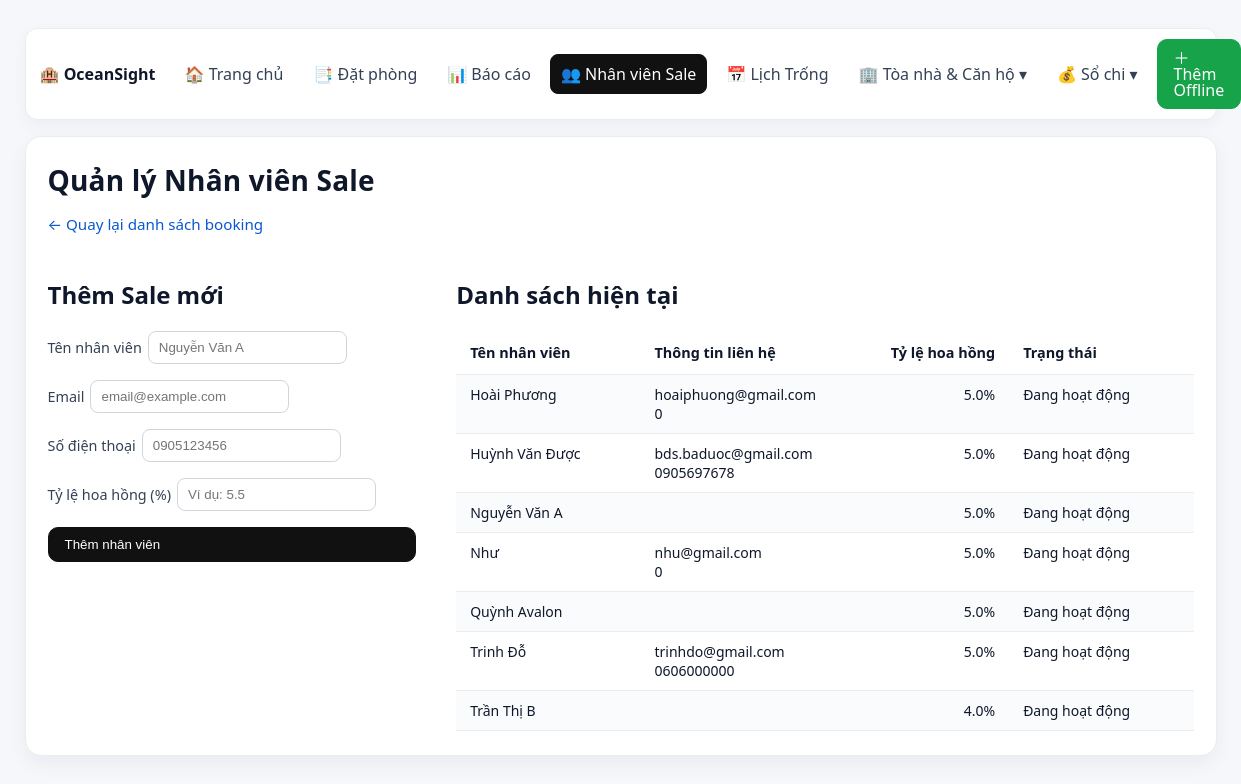
Page /salespeople on the earlier database version.
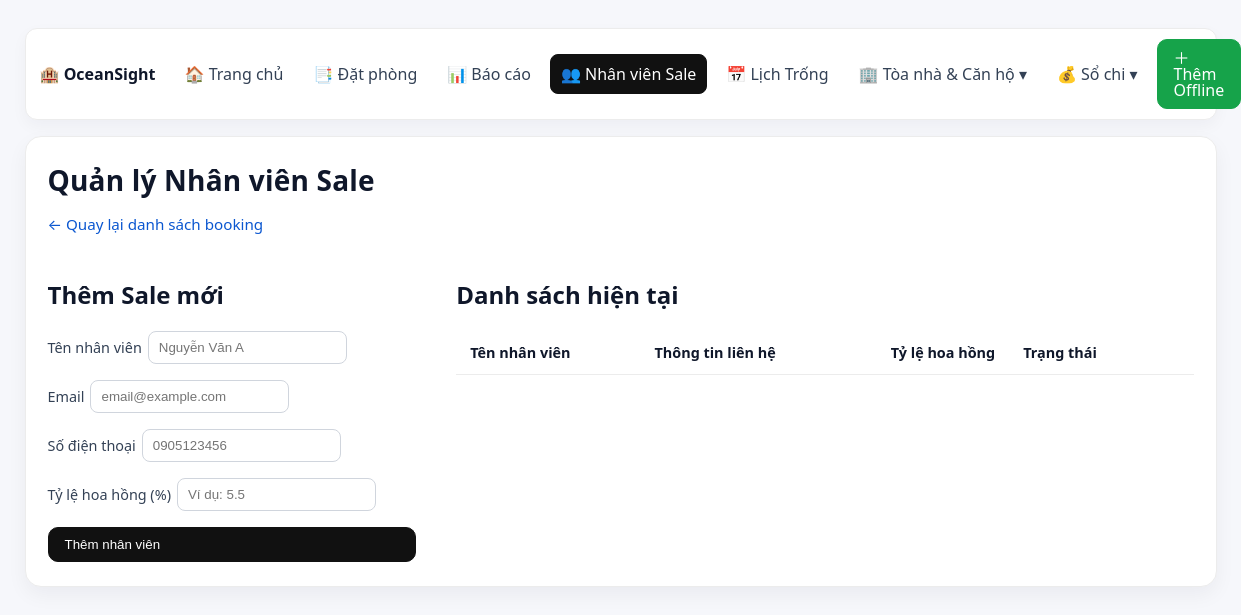
Same page on the later database version.
### models.py (models this page shows)
class Salesperson(SQLModel, table=True):
    __table_args__ = {"extend_existing": True}
    id: Optional[int] = Field(default=None, primary_key=True)
    name: str = Field(index=True)
    commission_rate: float
    is_active: bool = Field(default=True)
    email: Optional[str] = Field(default=None, unique=True, index=True)
    phone: Optional[str] = Field(default=None)

### main.py (the view)
@app.get("/salespeople", response_class=HTMLResponse)
async def manage_salespeople(request: Request):
    with get_session_context() as session:
        salesperson_service = SalespersonService(session)
        salespeople = salesperson_service.get_all_salespeople()
        return templates.TemplateResponse(
            "salespeople.html", {"request": request, "salespeople": salespeople}
        )

### templates/salespeople.html
{% extends "layout.html" %}
{% block content %}
<h1>Quản lý Nhân viên Sale</h1>
<p class="muted"><a href="/bookings">← Quay lại danh sách booking</a></p>
<div style="display: grid; grid-template-columns: 1fr 2fr; gap: 40px; margin-top: 24px;">
  <div>
    <h2>Thêm Sale mới</h2>
   <form method="post" action="/salespeople/new" style="display: flex; flex-direction: column; gap: 16px;">
    <label>Tên nhân viên
        <input type="text" name="name" required placeholder="Nguyễn Văn A">
    </label>
    <label>Email
        <input type="email" name="email" placeholder="email@example.com">
    </label>
    <label>Số điện thoại
        <input type="text" name="phone" placeholder="0905123456">
    </label>
    <label>Tỷ lệ hoa hồng (%)
        <input type="number" name="commission_rate_pct" required step="0.1" placeholder="Ví dụ: 5.5">
    </label>
    <button class="btn" type="submit">Thêm nhân viên</button>
    </form>
  </div>
  <div>
    <h2>Danh sách hiện tại</h2>
    <div class="table-wrap">
      <table>
        <thead>
            <tr>
            <th>Tên nhân viên</th>
            <th>Thông tin liên hệ</th> <th class="num">Tỷ lệ hoa hồng</th>
            <th>Trạng thái</th>
            </tr>
        </thead>
        <tbody>
            {% for s in salespeople %}
            <tr>
            <td>{{ s.name }}</td>
            <td>
                {% if s.email %}{{ s.email }}{% endif %}<br>
                {% if s.phone %}{{ s.phone }}{% endif %}
            </td>
            <td class="num">{{ "%.1f"|format(s.commission_rate * 100) }}%</td>
            <td>{{ "Đang hoạt động" if s.is_active else "Đã nghỉ" }}</td>
            </tr>
            {% endfor %}
        </tbody>
        </table>
    </div>
  </div>
</div>
{% endblock %}

### templates/layout.html (shortened to what this page needs)
<!doctype html>
<html lang="vi">
<head>
</head>
<body>
  <div class="page">
    {% set path = request.path if request is defined else '' %}
    {% if not path.startswith('/login') %}
    <nav class="navbar">
      <div class="nav-left">
        <span class="brand">🏨 OceanSight</span>
        <a class="nav-link {{ 'is-active' if path=='/' else '' }}" href="/">🏠 Trang chủ</a>
        <a class="nav-link {{ 'is-active' if path.startswith('/bookings') else '' }}" href="/bookings">📑 Đặt phòng</a>
        <a class="nav-link {{ 'is-active' if path.startswith('/reports') else '' }}" href="/reports/monthly">📊 Báo
          cáo</a>
        <a class="nav-link {{ 'is-active' if path.startswith('/salespeople') else '' }}" href="/salespeople">👥 Nhân
          viên Sale</a>
        <a class="nav-link {{ 'is-active' if path.startswith('/calendar') else '' }}" href="/calendar">📅 Lịch Trống</a>
        <div class="nav-dropdown">
          <a class="nav-link {{ 'is-active' if path.startswith('/buildings') or path.startswith('/properties') else '' }}"
            href="#">🏢 Tòa nhà & Căn hộ ▾</a>
        </div>
        <div class="nav-dropdown">
          <a class="nav-link {{ 'is-active' if path.startswith('/expenses') else '' }}" href="#">💰 Sổ chi ▾</a>
        </div>
        <a class="btn btn-green" href="/bookings/new?channel=Offline">＋ Thêm Offline</a>
      </div>
    </nav>
    {% endif %}
    <div class="card">
      {% block content %}{% endblock %}
    </div>
  </div>
</body>
</html>

### templates/layout.html (style rules this page uses)
:root { --bg: #f6f7fb; --card: #fff; --muted: #667085; --line: #ececec; --fg: #0f172a; --ok: #16a34a; --warn: #f59e0b; --cancel: #9ca3af; --blue: #0b57d0; --blue-600: #2563eb; --green-600: #16a34a; }
* { box-sizing: border-box }
html, body { height: 100% }
body { font-family: ui-sans-serif, system-ui, -apple-system, Segoe UI, Roboto, Helvetica, Arial, sans-serif; margin: 0; background: var(--bg); color: var(--fg); }
.page { max-width: 1220px; padding: 28px 14px; margin: 0 auto; }
.card { background: var(--card); border: 1px solid var(--line); border-radius: 16px; box-shadow: 0 8px 20px rgba(15, 23, 42, .05); padding: 24px 22px; }
h1 { margin: 0 0 14px; font-size: 28px; letter-spacing: .2px; }
.muted { color: var(--muted); font-size: .95rem; }
a { color: var(--blue); text-decoration: none }
.btn { display: inline-flex; align-items: center; gap: 6px; padding: 10px 16px; border-radius: 10px; border: 1px solid #111; background: #111; color: #fff; cursor: pointer; text-decoration: none; line-height: 1; }
.btn.btn-green { background: var(--green-600); border-color: var(--green-600); }
.table-wrap { overflow-x: auto; margin-top: 12px }
table { width: 100%; border-collapse: separate; border-spacing: 0; table-layout: fixed; }
thead th { position: sticky; top: 0; z-index: 1; background: var(--card); text-align: left; font-weight: 700; font-size: .9rem; padding: 12px 14px; border-bottom: 1px solid var(--line); }
.num { text-align: right; font-variant-numeric: tabular-nums; }
form label { display: flex; gap: 6px; align-items: center; font-size: .9rem; color: #334155 }
input, select { padding: 8px 10px; border: 1px solid #d0d5dd; border-radius: 8px; outline: 0 }
.navbar { display: flex; align-items: center; gap: 12px; background: #fff; border: 1px solid var(--line); border-radius: 12px; padding: 10px 14px; margin-bottom: 16px; box-shadow: 0 6px 16px rgba(15, 23, 42, .04); }
.navbar { position: sticky; top: 0; z-index: 100; }
.nav-left, .nav-right { display: flex; align-items: center; gap: 8px; }
.brand { font-weight: 700; margin-right: 10px; white-space: nowrap; }
.nav-link { display: inline-flex; align-items: center; gap: 6px; padding: 8px 10px; border: 1px solid transparent; border-radius: 8px; color: #334155; text-decoration: none; font-weight: 500; white-space: nowrap; }
.nav-link.is-active { background: #111; color: #fff; border-color: #111; }
.nav-dropdown { position: relative; }

Differences in the rows shown:
removed Salesperson: name "Hoài Phương", email "hoaiphuong@gmail.com", phone "0", s.commission_rate*100 "5.0", is_active "Đang hoạt động"
removed Salesperson: name "Huỳnh Văn Được", email "bds.baduoc@gmail.com", phone "0905697678", s.commission_rate*100 "5.0", is_active "Đang hoạt động"
removed Salesperson: name "Nguyễn Văn A", s.commission_rate*100 "5.0", is_active "Đang hoạt động"
removed Salesperson: name "Như", email "nhu@gmail.com", phone "0", s.commission_rate*100 "5.0", is_active "Đang hoạt động"
removed Salesperson: name "Quỳnh Avalon", s.commission_rate*100 "5.0", is_active "Đang hoạt động"
removed Salesperson: name "Trinh Đỗ", email "trinhdo@gmail.com", phone "0606000000", s.commission_rate*100 "5.0", is_active "Đang hoạt động"
removed Salesperson: name "Trần Thị B", s.commission_rate*100 "4.0", is_active "Đang hoạt động"
